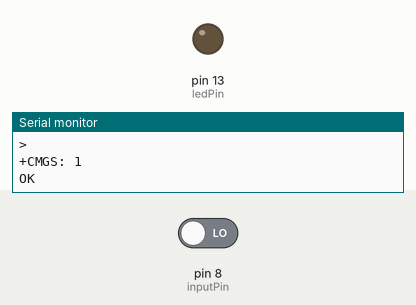
The sketch below on a simulated Arduino Uno, built with avr-gcc and run on an emulated ATmega328P. Shown: output pins drawn as LEDs (lit = HIGH), the last lines printed to the serial monitor. The test bench sets the inputs (shaded band); at power-on: pin 8 (inputPin) LOW. The modem accepts every AT command (registered, SIM ready, sends succeed) and sends nothing else.

Above: at 4.2 s.
4.3 s: pin 8 (inputPin) driven HIGH
At 5.1 s:
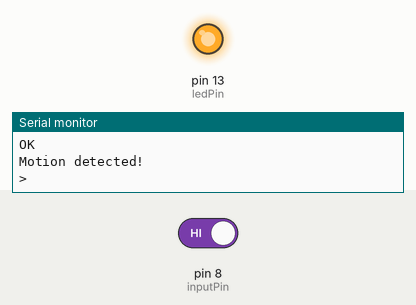
7.5 s: pin 8 (inputPin) driven LOW
At 8.7 s:
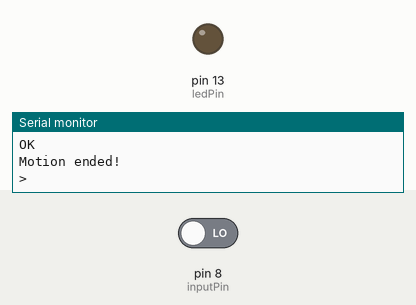
Timing chart, 0 to 10.5 s (numbered marks = the images above; inputs shaded):
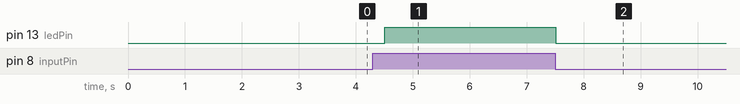

Measured:
- after the input at 4.3 s, pin 13 (ledPin): LOW → HIGH after 0.20 s
- after the input at 7.5 s, pin 13 (ledPin): HIGH → LOW at once

The sketch:

GSM_and_PIR.ino
```cpp
#include <SoftwareSerial.h>

// Create software serial object to communicate with SIM800L
SoftwareSerial mySerial(3, 2); // SIM800L Tx & Rx is connected to Arduino #3 & #2

int ledPin = 13;                // choose the pin for the LED
int inputPin = 8;               // choose the input pin (for PIR sensor)
int pirState = LOW;             // we start, assuming no motion detected
int val = 0;                    // variable for reading the pin status

void setup() {
  // Initialize pins
  pinMode(ledPin, OUTPUT);      // declare LED as output
  pinMode(inputPin, INPUT);     // declare sensor as input

  // Begin serial communication with Arduino and Arduino IDE (Serial Monitor)
  Serial.begin(9600);

  // Begin serial communicat
  // Handshake with SIM800L
  mySerial.println("AT"); // Once the handshake test is successful, it will return OK
  updateSerial();

  // Configure SIM800L in TEXT mode
  mySerial.println("AT+CMGF=1");
  updateSerial();

  // Configure how newly arrived SMS messages should be handled
  mySerial.println("AT+CNMI=1,2,0,0,0");
  updateSerial();

  // Send an initial SMS
  sendSMS("+256741539324", "System initialized. Monitoring started.");
}

void loop() {
  val = digitalRead(inputPin);  // read input value

  if (val == HIGH) {            // check if the input is HIGH
    digitalWrite(ledPin, HIGH); // turn LED ON

    if (pirState == LOW) {
      Serial.println("Motion detected!"); // print on output change
      pirState = HIGH;
      sendSMS("+256741539324", "Motion detected!"); // send SMS on motion detected
    }
  } else {
    digitalWrite(ledPin, LOW);  // turn LED OFF

    if (pirState == HIGH) {
      Serial.println("Motion ended!");  // print on output change
      pirState = LOW;
      sendSMS("+256741539324", "Motion ended!"); // send SMS on motion ended
    }
  }

  updateSerial();
}

void sendSMS(const char* number, const char* message) {
  mySerial.println("AT+CMGS=\"" + String(number) + "\""); // send SMS to the specified number
  updateSerial();
  mySerial.print(message); // SMS content
  updateSerial();
  mySerial.write(26); // ASCII code for Ctrl+Z to send the message
  updateSerial();
}

void updateSerial() {
  delay(500);
  while (Serial.available()) {
    mySerial.write(Serial.read()); // Forward what Serial received to Software Serial Port
  }
  while (mySerial.available()) {
    Serial.write(mySerial.read()); // Forward what Software Serial received to Serial Port
  }
}
```
